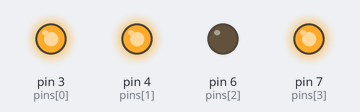
The sketch below on a simulated Arduino Uno, built with avr-gcc and run on an emulated ATmega328P. Parts: output pins drawn as LEDs (lit = HIGH).

Above: at 2.5 s.
At 12.5 s:
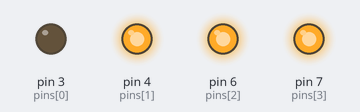
At 22.5 s:
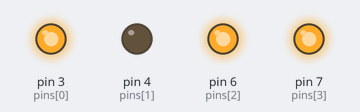
At 27.5 s:
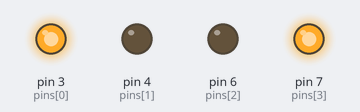
At 32.5 s:
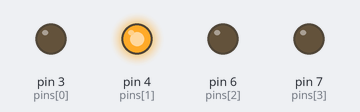
At 37.5 s:
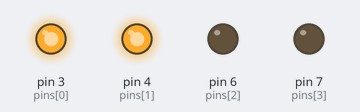
Timing chart, 0 to 52.0 s (numbered marks = the images above):
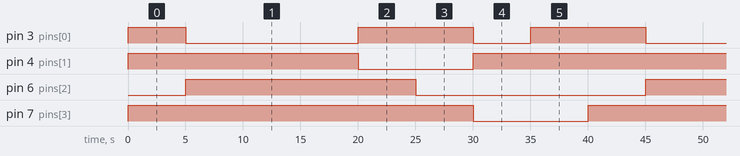

The sketch:

arduino.ino
```cpp
// int resPin = 3;
// int indusPin = 4;
// int comPin = 6;
// int uniPin = 7;
int pins[4] = {3, 4, 6, 7};
int arr[8][4] = {{1, 1, 0, 1}, {0, 1, 1, 1}, {0, 1, 1, 1}, {0, 1, 1, 1}, {1, 0, 1, 1}, {1, 0, 0, 1}, {0, 1, 0, 0}, {1, 1, 0, 0}};

void setup() {
	pinMode(pins[0], OUTPUT);
	pinMode(pins[1], OUTPUT);
	pinMode(pins[2], OUTPUT);
	pinMode(pins[3], OUTPUT);
}

void loop() {
	for (int i = 0; i < 8; i++) {
		for (int j = 0; j < 4; j++) {
			digitalWrite(pins[j], arr[i][j]);
		}
		delay(5000);
	}
}
	// for (int hour = 0; hour < 24; hour++) {
	// 	if()
	// }
```

Measured:
- by itself, pin 3 (pins[0]): repeats every 40.0 s: LOW 15.0 s, HIGH 10.0 s, LOW 5.0 s, HIGH 10.0 s
- by itself, pin 4 (pins[1]): repeats every 40.0 s: LOW 10.0 s, HIGH 30.0 s
- by itself, pin 6 (pins[2]): alternates HIGH for 20.0 s and LOW for 20.0 s
- by itself, pin 7 (pins[3]): alternates HIGH for 30.0 s and LOW for 10.0 s
